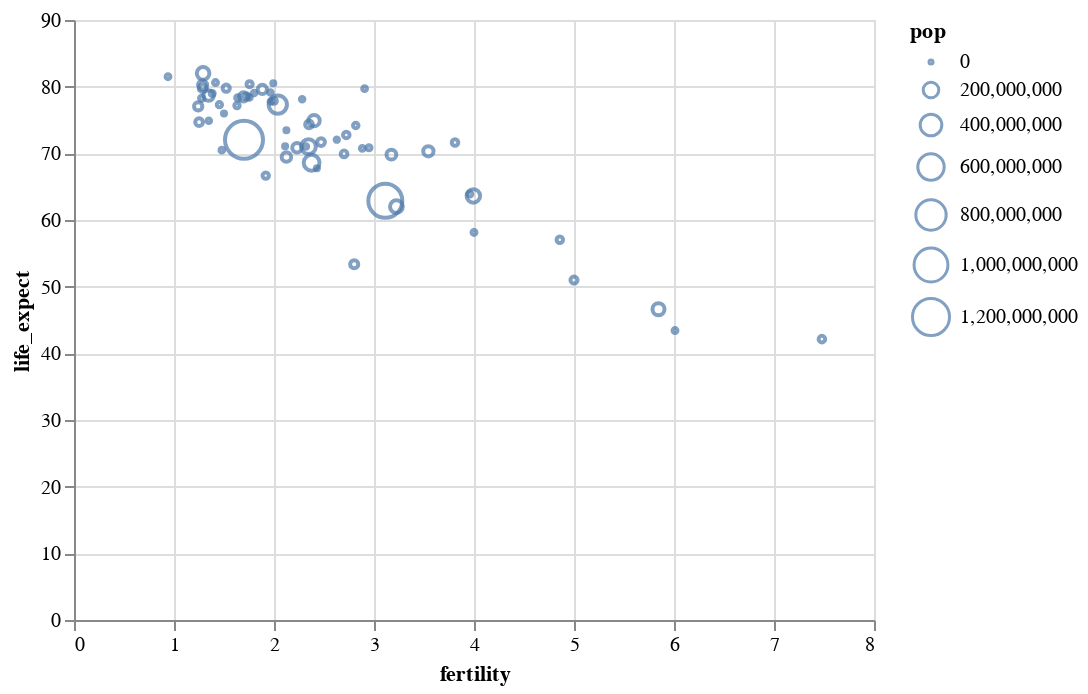

The cell this chart's notebook holds for it:
### Markdown cell above
El canal de codificación `size` establece el tamaño o la extensión de un marcador. El significado del canal puede variar en función del tipo de marcador. Para el marcador tipo `point`, el canal `size` se asigna al área de píxeles del símbolo del trazado, de modo que el diámetro del punto coincide con la raíz cuadrada del valor que asignamos al canal `size`.

Mejoremos nuestra gráfica de dispersión codificando la población (`pop`) en el canal `size`. Como resultado, el gráfico ahora también incluye una leyenda para interpretar los valores de tamaño.

### Code cell
alt.Chart(data2000).mark_point().encode(
    alt.X('fertility:Q'),
    alt.Y('life_expect:Q'),
    alt.Size('pop:Q')
)

### Figure 1 — Vega-Lite specification as saved in the notebook (floating-point values rounded to 4 significant figures)
{"$schema": "https://vega.github.io/schema/vega-lite/v3.4.0.json", "config": {"mark": {"tooltip": null}, "view": {"height": 300, "width": 400}}, "data": {"name": "data-fdeb0b749a6385830bd1445d39ad6ea0"}, "datasets": {"data-fdeb0b749a6385830bd1445d39ad6ea0": [{"cluster": 0, "country": "Afghanistan", "fertility": 7.479, "life_expect": 42.13, "pop": 23898198, "year": 2000}, {"cluster": 3, "country": "Argentina", "fertility": 2.35, "life_expect": 74.34, "pop": 37497728, "year": 2000}, {"cluster": 3, "country": "Aruba", "fertility": 2.124, "life_expect": 73.45, "pop": 69539, "year": 2000}, {"cluster": 4, "country": "Australia", "fertility": 1.756, "life_expect": 80.37, "pop": 19164620, "year": 2000}, {"cluster": 1, "country": "Austria", "fertility": 1.382, "life_expect": 78.98, "pop": 8113413, "year": 2000}, {"cluster": 3, "country": "Bahamas", "fertility": 2.111, "life_expect": 71.07, "pop": 290075, "year": 2000}, {"cluster": 0, "country": "Bangladesh", "fertility": 3.224, "life_expect": 62.01, "pop": 130406594, "year": 2000}, {"cluster": 3, "country": "Barbados", "fertility": 1.5, "life_expect": 75.97, "pop": 273483, "year": 2000}, {"cluster": 1, "country": "Belgium", "fertility": 1.638, "life_expect": 78.32, "pop": 10263618, "year": 2000}, {"cluster": 3, "country": "Bolivia", "fertility": 3.958, "life_expect": 63.88, "pop": 8152620, "year": 2000}, {"cluster": 3, "country": "Brazil", "fertility": 2.345, "life_expect": 71.01, "pop": 175552771, "year": 2000}, {"cluster": 3, "country": "Canada", "fertility": 1.522, "life_expect": 79.77, "pop": 31278097, "year": 2000}, {"cluster": 3, "country": "Chile", "fertility": 2, "life_expect": 77.86, "pop": 15153450, "year": 2000}, {"cluster": 4, "country": "China", "fertility": 1.7, "life_expect": 72.03, "pop": 1262645000, "year": 2000}, {"cluster": 3, "country": "Colombia", "fertility": 2.47, "life_expect": 71.68, "pop": 39685655, "year": 2000}, {"cluster": 3, "country": "Costa Rica", "fertility": 2.281, "life_expect": 78.12, "pop": 3710558, "year": 2000}, {"cluster": 1, "country": "Croatia", "fertility": 1.348, "life_expect": 74.88, "pop": 4410830, "year": 2000}, {"cluster": 3, "country": "Cuba", "fertility": 1.63, "life_expect": 77.16, "pop": 11134273, "year": 2000}, {"cluster": 3, "country": "Dominican Republic", "fertility": 2.95, "life_expect": 70.85, "pop": 8385828, "year": 2000}, {"cluster": 3, "country": "Ecuador", "fertility": 2.817, "life_expect": 74.17, "pop": 12505204, "year": 2000}, {"cluster": 5, "country": "Egypt", "fertility": 3.174, "life_expect": 69.81, "pop": 70492342, "year": 2000}, {"cluster": 3, "country": "El Salvador", "fertility": 2.883, "life_expect": 70.73, "pop": 6122515, "year": 2000}, {"cluster": 1, "country": "Finland", "fertility": 1.754, "life_expect": 78.37, "pop": 5168595, "year": 2000}, {"cluster": 1, "country": "France", "fertility": 1.883, "life_expect": 79.59, "pop": 59381628, "year": 2000}, {"cluster": 1, "country": "Georgia", "fertility": 1.478, "life_expect": 70.48, "pop": 4777209, "year": 2000}, {"cluster": 1, "country": "Germany", "fertility": 1.346, "life_expect": 78.67, "pop": 82187909, "year": 2000}, {"cluster": 1, "country": "Greece", "fertility": 1.277, "life_expect": 78.26, "pop": 10559110, "year": 2000}, {"cluster": 3, "country": "Grenada", "fertility": 2.429, "life_expect": 67.75, "pop": 89312, "year": 2000}, {"cluster": 3, "country": "Haiti", "fertility": 4, "life_expect": 58.14, "pop": 7306302, "year": 2000}, {"cluster": 4, "country": "Hong Kong", "fertility": 0.94, "life_expect": 81.5, "pop": 6658720, "year": 2000}, {"cluster": 1, "country": "Iceland", "fertility": 1.993, "life_expect": 80.5, "pop": 281043, "year": 2000}, {"cluster": 0, "country": "India", "fertility": 3.113, "life_expect": 62.88, "pop": 1007702000, "year": 2000}, {"cluster": 4, "country": "Indonesia", "fertility": 2.376, "life_expect": 68.59, "pop": 206265000, "year": 2000}, {"cluster": 5, "country": "Iran", "fertility": 2.124, "life_expect": 69.45, "pop": 65660289, "year": 2000}, {"cluster": 5, "country": "Iraq", "fertility": 4.858, "life_expect": 57.05, "pop": 22675617, "year": 2000}, {"cluster": 1, "country": "Ireland", "fertility": 1.969, "life_expect": 77.78, "pop": 3791690, "year": 2000}, {"cluster": 5, "country": "Israel", "fertility": 2.906, "life_expect": 79.7, "pop": 5842454, "year": 2000}, {"cluster": 1, "country": "Italy", "fertility": 1.286, "life_expect": 80.24, "pop": 57719337, "year": 2000}, {"cluster": 3, "country": "Jamaica", "fertility": 2.628, "life_expect": 72.05, "pop": 2615467, "year": 2000}, {"cluster": 4, "country": "Japan", "fertility": 1.291, "life_expect": 82, "pop": 126699784, "year": 2000}, {"cluster": 2, "country": "Kenya", "fertility": 5, "life_expect": 50.99, "pop": 29985839, "year": 2000}, {"cluster": 4, "country": "South Korea", "fertility": 1.917, "life_expect": 66.66, "pop": 21647682, "year": 2000}, {"cluster": 4, "country": "North Korea", "fertility": 1.242, "life_expect": 77.05, "pop": 47351083, "year": 2000}, {"cluster": 5, "country": "Lebanon", "fertility": 2.319, "life_expect": 71.03, "pop": 3578036, "year": 2000}, {"cluster": 3, "country": "Mexico", "fertility": 2.401, "life_expect": 74.9, "pop": 99926620, "year": 2000}, {"cluster": 1, "country": "Netherlands", "fertility": 1.726, "life_expect": 78.53, "pop": 15907853, "year": 2000}, {"cluster": 4, "country": "New Zealand", "fertility": 1.964, "life_expect": 79.11, "pop": 3819762, "year": 2000}, {"cluster": 2, "country": "Nigeria", "fertility": 5.845, "life_expect": 46.61, "pop": 114306700, "year": 2000}, {"cluster": 1, "country": "Norway", "fertility": 1.801, "life_expect": 79.05, "pop": 4492400, "year": 2000}, {"cluster": 0, "country": "Pakistan", "fertility": 3.994, "life_expect": 63.61, "pop": 146342958, "year": 2000}, {"cluster": 3, "country": "Peru", "fertility": 2.7, "life_expect": 69.91, "pop": 25979722, "year": 2000}, {"cluster": 4, "country": "Philippines", "fertility": 3.544, "life_expect": 70.3, "pop": 79739825, "year": 2000}, {"cluster": 1, "country": "Poland", "fertility": 1.251, "life_expect": 74.67, "pop": 38654164, "year": 2000}, {"cluster": 1, "country": "Portugal", "fertility": 1.454, "life_expect": 77.29, "pop": 10335597, "year": 2000}, {"cluster": 2, "country": "Rwanda", "fertility": 6.01, "life_expect": 43.41, "pop": 7507056, "year": 2000}, {"cluster": 5, "country": "Saudi Arabia", "fertility": 3.81, "life_expect": 71.63, "pop": 23153090, "year": 2000}, {"cluster": 2, "country": "South Africa", "fertility": 2.802, "life_expect": 53.37, "pop": 44066197, "year": 2000}, {"cluster": 1, "country": "Spain", "fertility": 1.287, "life_expect": 79.78, "pop": 40016081, "year": 2000}, {"cluster": 1, "country": "Switzerland", "fertility": 1.415, "life_expect": 80.62, "pop": 7266920, "year": 2000}, {"cluster": 1, "country": "Turkey", "fertility": 2.23, "life_expect": 70.84, "pop": 65666677, "year": 2000}, {"cluster": 1, "country": "United Kingdom", "fertility": 1.695, "life_expect": 78.47, "pop": 59522468, "year": 2000}, {"cluster": 3, "country": "United States", "fertility": 2.038, "life_expect": 77.31, "pop": 282338631, "year": 2000}, {"cluster": 3, "country": "Venezuela", "fertility": 2.723, "life_expect": 72.77, "pop": 23542649, "year": 2000}]}, "encoding": {"size": {"field": "pop", "type": "quantitative"}, "x": {"field": "fertility", "type": "quantitative"}, "y": {"field": "life_expect", "type": "quantitative"}}, "mark": "point"}
